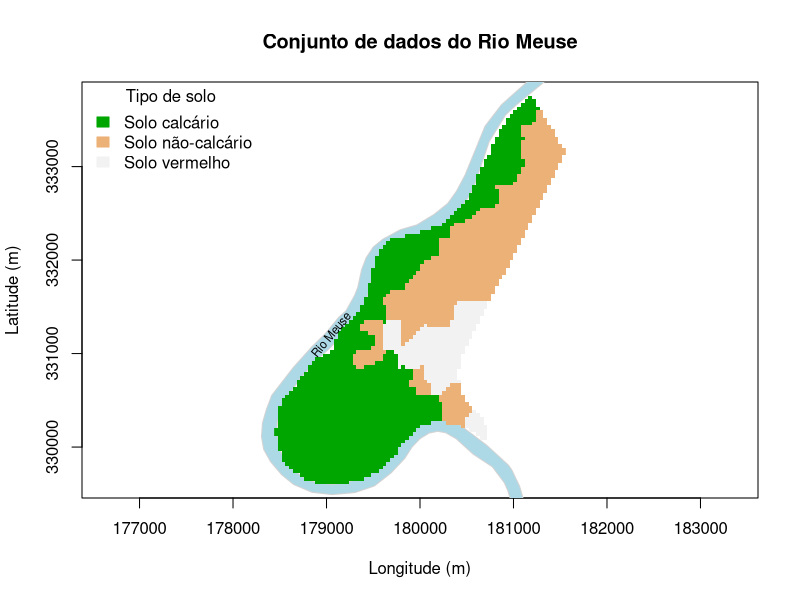

Write R code to recreate this figure.
## ---- chunk 1
# Carregar malha de predição do conjunto de dados do Rio Meuse e
# criar objeto espacial definindo as coordenadas e o sistemas de
# coordenadas de referência (veja mais informações sobre
# sistemas de coordenadas de referência em http://spatialreference.org/).
data(meuse.grid, package = "sp")
sp::gridded(meuse.grid) <- ~ x + y
sp::proj4string(meuse.grid) <- sp::CRS("+init=epsg:28992")

# Carregar polígono do Rio Meuse
data(meuse.riv, package = "sp")
main <- "Conjunto de dados do Rio Meuse"
## ---- chunk 2
plot(
  meuse.grid@coords, type = "n", asp = 1, main = main,
  xlab = "Longitude (m)", ylab = "Latitude (m)")
polygon(meuse.riv, col = "lightblue", border = "lightgray")
image(
  meuse.grid, "soil", col = terrain.colors(3), axes = TRUE, add = TRUE)
legend(
  "topleft", title = "Tipo de solo", fill = terrain.colors(3),
  legend = c("Solo calcário", "Solo não-calcário", "Solo vermelho"),
  border = terrain.colors(3), bty = "n")
text(179050, 331200, "Rio Meuse", srt = 50, cex = 0.7)
